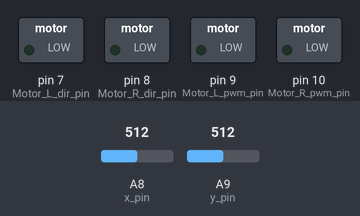
A sketch run on a simulated Arduino Mega 2560, built with avr-gcc and run on an emulated ATmega2560. Shown: switched loads named in the sketch (green lamp = pin HIGH). Inputs (shaded band) come from the test bench; at power-on: A8 (x_pin) = 512, A9 (y_pin) = 512.

Above: at 1.2 s.
1.3 s: A8 (x_pin) set to 480
At 2.4 s:
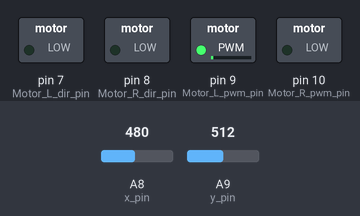
2.8 s: A9 (y_pin) set to 473
At 4.3 s:
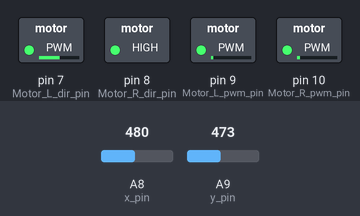
4.6 s: A8 (x_pin) set to 507
6.1 s: A9 (y_pin) set to 511
At 7.0 s:
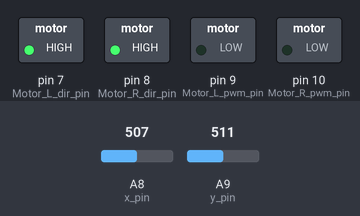
7.6 s: A9 (y_pin) set to 525
9.1 s: A9 (y_pin) set to 551
At 10.5 s:
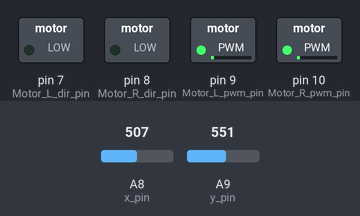
Timing chart, 0 to 11.6 s (numbered marks = the images above; inputs shaded):
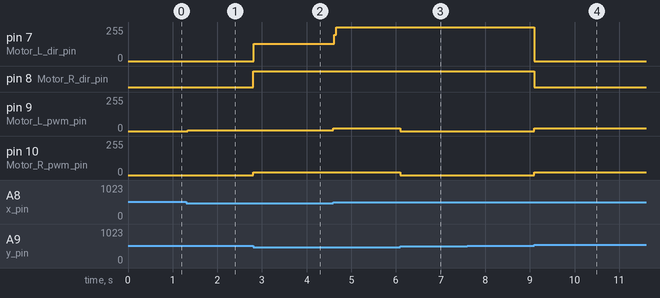

Measured:
- the behaviour switches between 490 and 489 on A9 (y_pin) (found by bisection; images 1 and 2)
- the behaviour switches between 533 and 534 on A9 (y_pin) (found by bisection; images 3 and 4)
- after the input at 1.3 s, pin 9 (Motor_L_pwm_pin): 0/255 → 7/255 at once
- after the input at 2.8 s, pin 7 (Motor_L_dir_pin): 0/255 → 131/255 at once; pin 8 (Motor_R_dir_pin): LOW → HIGH at once; pin 10 (Motor_R_pwm_pin): 0/255 → 19/255 at once
- after the input at 6.1 s, pin 9 (Motor_L_pwm_pin), pin 10 (Motor_R_pwm_pin): 19/255 → 0/255 at once
- after the input at 7.6 s, every drawn part: stays the same
- after the input at 9.1 s, pin 7 (Motor_L_dir_pin): 255/255 → 0/255 at once; pin 8 (Motor_R_dir_pin): HIGH → LOW at once; pin 9 (Motor_L_pwm_pin), pin 10 (Motor_R_pwm_pin): 0/255 → 19/255 at once

The sketch:

joystick.ino
```cpp
// https://www.bing.com/videos/search?q=JOYSTICK+ARDUINO+TURNING&docid=608013180286818736&mid=B029D5D80360AFE375C9B029D5D80360AFE375C9&view=detail
#define Motor_forward         0
#define Motor_return          1
#define Motor_L_dir_pin       7
#define Motor_R_dir_pin       8
#define Motor_L_pwm_pin       9
#define Motor_R_pwm_pin       10

volatile int buttonPin = 19;     // the number of the pushbutton pin
const int x_pin = A8, y_pin = A9;//horizontal/vertical analog pin for the joystick
int x_speed = 0; //turning speed
int y_speed = 0;


void setup()
{
  Serial.begin(9600);
  pinMode(buttonPin, INPUT);
  pinMode(Motor_L_dir_pin, OUTPUT);
  pinMode(Motor_R_dir_pin, OUTPUT);
  pinMode(Motor_L_pwm_pin, OUTPUT);
  pinMode(Motor_R_pwm_pin, OUTPUT);
}

void loop()
{
  if (analogRead(x_pin) < 490) {
    digitalWrite(Motor_L_dir_pin, Motor_forward);
    x_speed = -(analogRead(x_pin) / 512.0) * 255 + 255;
    analogWrite(Motor_L_pwm_pin, x_speed);
  }
  else if (analogRead(x_pin) > 533)
  {
    digitalWrite(Motor_R_dir_pin, Motor_forward);
    x_speed = (analogRead(x_pin) / 512.0) * 255 - 255;
    analogWrite(Motor_R_pwm_pin, x_speed);
  }


  if (analogRead(y_pin) < 490) {
    digitalWrite(Motor_R_dir_pin, Motor_return);
    digitalWrite(Motor_L_dir_pin, Motor_return);
    y_speed = -(analogRead(y_pin) / 512.0) * 255 + 255;
  }
  else if (analogRead(y_pin) > 533)
  {
    digitalWrite(Motor_R_dir_pin, Motor_forward);
    digitalWrite(Motor_L_dir_pin, Motor_forward);
    y_speed = (analogRead(y_pin) / 512.0) * 255 - 255;

  }
  analogWrite(Motor_L_pwm_pin, y_speed);
  analogWrite(Motor_R_pwm_pin, y_speed);
}
```
